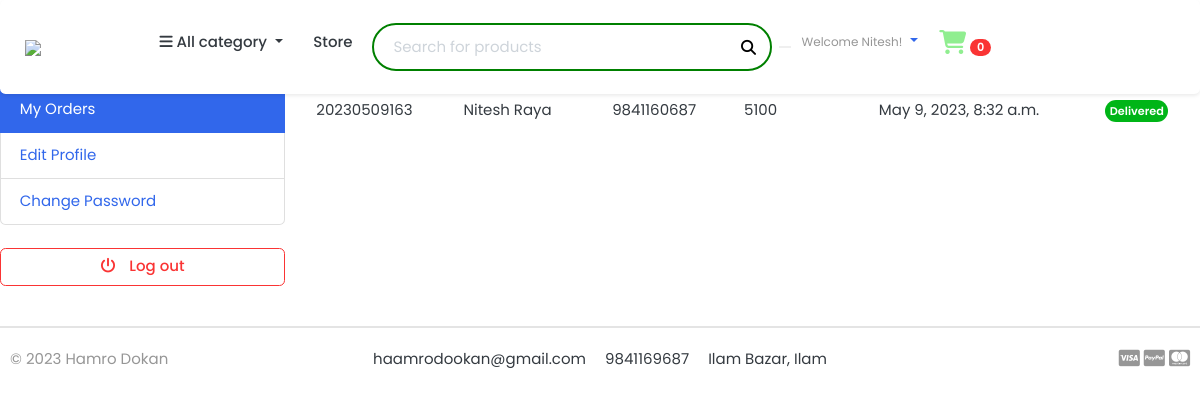
The page /accounts/my_orders/ (signed in) on the database as committed earlier.
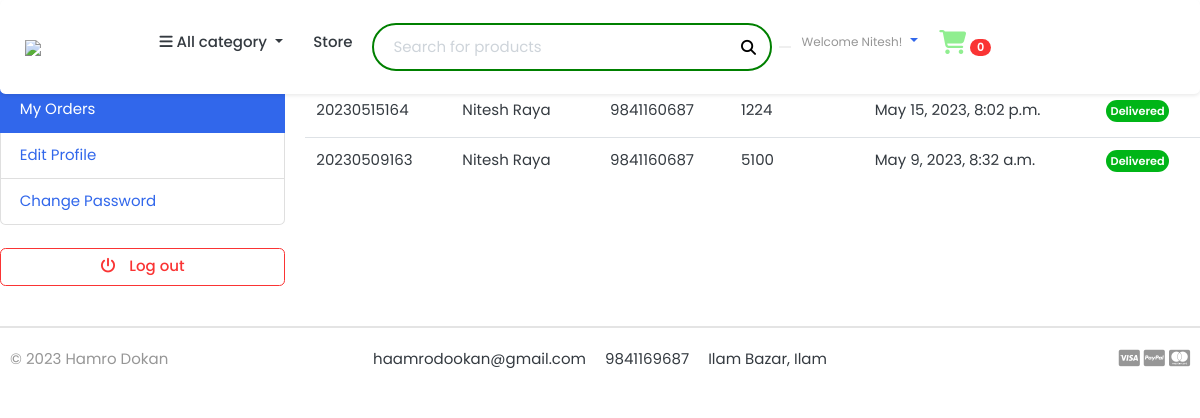
The same page on the database as committed later.
### orders/models.py (models this page shows, shortened)
class Order(models.Model):
    STATUS = (
        ('New','New'),
        ('Accepted', 'Accepted'),
        ('Comleted', 'Completed'),
        ('Cancelled','Cancelled')
    )
    user = models.ForeignKey(Account, on_delete=models.SET_NULL, null=True)
    payment = models.ForeignKey(Payment, on_delete=models.SET_NULL,blank=True, null=True)
    order_number = models.CharField(max_length=20)
    first_name = models.CharField(max_length=50)
    last_name = models.CharField(max_length=50)
    phone = models.CharField(max_length=10)
    email = models.EmailField(max_length=50)
    state = models.CharField(max_length=250)
    area = models.CharField(max_length=250)
    address = models.CharField(max_length=250)
    status = models.CharField(max_length=10, choices=STATUS, default='New')
    ip = models.CharField(blank=True, max_length=20)
    grand_total = models.IntegerField(blank=True)
    tax = models.FloatField()
    is_ordered = models.BooleanField(default=False)
    order_note = models.TextField()
    created_at = models.DateTimeField(auto_now_add=True)
    upated_at = models.DateTimeField(auto_now=True)

### accounts/views.py (the view)
# urls.py: path("my_orders/", views.myOrders, name="myOrders"),
def myOrders(request):
    orderproduct = Order.objects.order_by('-created_at').filter(user=request.user, is_ordered=True)
    context = {
        "orderproduct" : orderproduct,
    }
    return render(request, 'accounts/my_orders.html', context)

### carts/context_processors.py (called while the page is built)
def counter(request):
    cart_count = 0
    if 'admin' in request.path:
        return {}
    else:
        try:
            cart = Cart.objects.filter(cart_id=_cart_id(request))
            if request.user.is_authenticated:
                cart_items = CartItem.objects.filter(user=request.user)
            else:
                cart_items = CartItem.objects.all().filter(cart=cart[:1])
            for cart_item in cart_items:
                cart_count += cart_item.quantity
        except Cart.DoesNotExist:
            cart_count = 0
    return dict(cart_count=cart_count)

### carts/views.py (called while the page is built)
def _cart_id(request):
    cart = request.session.session_key
    if not cart:
        cart = request.session.create()
    return cart

### category/context_processors.py (called while the page is built)
def menu_links(request):
    link = Category.objects.all()
    return dict(links=link)

### category/models.py (called while the page is built)
    def get_url(self):
        return reverse('product_by_category', args=[self.slug])

### templates/accounts/my_orders.html
{% extends 'base.html' %}
{% load static %}
{% block content %}
<div class="row padding-y">
    <aside class="col-md-3">
            <ul class="list-group">
                <a class="list-group-item" href="{% url 'dashboard' %}"> Dashboard </a>
                <a class="list-group-item active" href="{% url 'myOrders' %}"> My Orders </a>
                <a class="list-group-item" href="#">Edit Profile</a>
                <a class="list-group-item" href="#">Change Password</a>
            </ul>
            <br>
            <a class="btn btn-outline-danger btn-block" href="{% url 'logout' %}"> <i class="fa fa-power-off"></i> <span class="text">Log out</span> </a>
    </aside>
    <div class="col-md-9">
        <table class="table mb-0 bg-white">
            <thead class="bg-light">
              <tr>
                <th>#Order</th>
                <th>Billing Name</th>
                <th>Phone</th>
                <th>Order Total</th>
                <th>Date</th>
                <th>Status</th>
              </tr>
            </thead>
            <tbody>
                {% for order in orderproduct%}
                    <tr>
                        <td>
                        <div class="d-flex align-items-center">
                            <div class="ms-3">
                            <p class="fw-bold mb-1">{{order.order_number}}</p>
                            </div>
                        </div>
                        </td>
                        <td>
                        <p class="fw-normal mb-1">{{order.first_name}} {{order.last_name}}</p>
                        </td>
                        <td>{{order.phone}}</td>
                        <td>
                        <p>{{order.grand_total}}</p>
                        </td>
                        <td>
                            <span>{{order.created_at}}</span>
                        </td>
                        <td>
                            <span class="badge badge-success rounded-pill d-inline">Delivered</span>
                        </td>
                    </tr>
                {% endfor %}
            </tbody>
          </table>
    </div>
</div>
{% endblock content %}

Rows that differ between the two databases and show on the page:
added Order: order_number "20230515164", first_name "Nitesh", last_name "Raya", phone "9841160687", grand_total "1224", created_at "May 15, 2023, 8:02 p.m."
